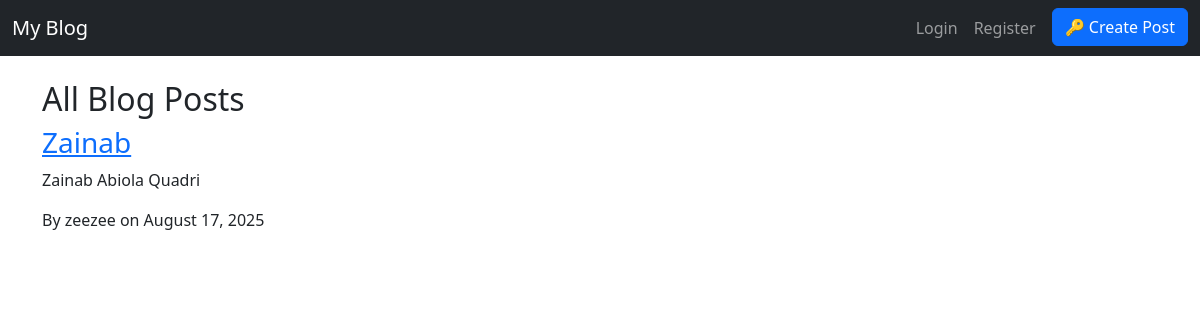
/posts/, run on the app's committed database.
### blog/models.py (models this page shows, shortened)
class Post(models.Model):
    title = models.CharField(max_length=200)
    content = models.TextField()
    date_posted = models.DateTimeField(default=timezone.now)  # when created
    published_date = models.DateTimeField(blank=True, null=True)  # optional for drafts
    author = models.ForeignKey(User, on_delete=models.CASCADE, related_name="posts")
    tags = TaggableManager()

### blog/views.py (the view)
# urls.py: path('posts/', views.PostListView.as_view(), name='post-list'),
class PostListView(ListView):
    model = Post
    template_name = 'blog/post_list.html'
    context_object_name = 'posts'
    paginate_by = 5
    def get_queryset(self):
        return Post.objects.filter(published_date__lte=timezone.now()).order_by('-published_date')

### blog/templates/blog/post_list.html (shortened to what this page needs)
{% extends "blog/base.html" %}
{% block content %}
<h2>All Blog Posts</h2>
{% for post in posts %}
  <div class="post">
    <h3><a href="{% url 'blog:post-detail' post.pk %}">{{ post.title }}</a></h3>
    <p>{{ post.content|truncatewords:40 }}</p>
    <p>By {{ post.author }} on {{ post.published_date|date:"F d, Y" }}</p>
  </div>
{% empty %}
  <p>No posts yet.</p>
{% endfor %}
{% endblock %}

### data on the page
Post: title "Zainab", content "Zainab Abiola Quadri", author "zeezee", published_date "August 17, 2025"
